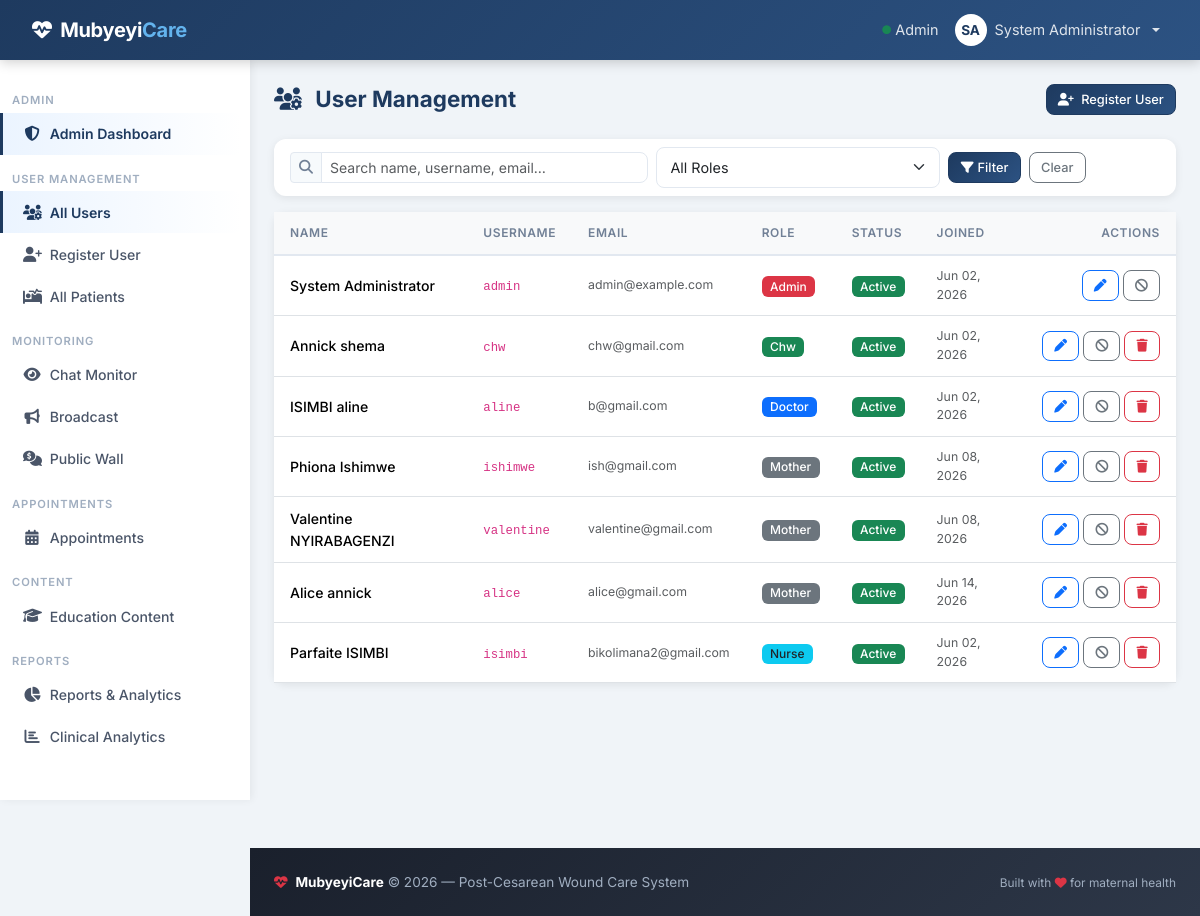
The app's page /admin/users (signed in) with its own data.
### models.py (models this page shows, shortened)
class User(UserMixin, db.Model):
    id = db.Column(db.Integer, primary_key=True)
    username = db.Column(db.String(80), unique=True, nullable=False)
    email = db.Column(db.String(120), unique=True, nullable=False)
    password_hash = db.Column(db.String(255), nullable=False)
    first_name = db.Column(db.String(100), nullable=False)
    last_name = db.Column(db.String(100), nullable=False)
    role = db.Column(db.Enum(UserRole), default=UserRole.PATIENT, nullable=False)
    phone = db.Column(db.String(20))
    location = db.Column(db.String(200))   # CHW service area (e.g. "Gasabo/Kinyinya")
    is_active = db.Column(db.Boolean, default=True)
    created_at = db.Column(db.DateTime, default=datetime.utcnow)
    patients = db.relationship('Patient', backref='primary_doctor', lazy='dynamic', foreign_keys='Patient.primary_doctor_id')
    follow_ups = db.relationship('FollowUp', backref='created_by', lazy='dynamic')
    sent_messages = db.relationship('Message', backref='sender', lazy='dynamic', foreign_keys='Message.sender_id')
    def get_full_name(self):
        return f"{self.first_name} {self.last_name}"

### routes/admin.py (the view, shortened to what this page needs)
@admin_bp.route('/users')
@login_required
@admin_required
def users():
    role_filter = request.args.get('role', '')
    q = request.args.get('q', '').strip()
    query = User.query
    if role_filter:
        try:
            query = query.filter_by(role=UserRole(role_filter))
        except ValueError:
            pass
    users = query.order_by(User.role.asc(), User.last_name.asc()).all()
    return render_template('admin/users.html', users=users, roles=UserRole,
                           role_filter=role_filter, q=q)

### routes/auth.py (called while the page is built)
def admin_required(f):
    @wraps(f)
    def decorated_function(*args, **kwargs):
        if not current_user.is_authenticated or current_user.role != UserRole.ADMIN:
            flash('Admin access required.', 'error')
            return redirect(url_for('dashboard.index'))
        return f(*args, **kwargs)
    return decorated_function

### templates/admin/users.html (shortened to what this page needs)
{% extends "base.html" %}
{% block content %}
<div class="page-header" data-aos="fade-down">
    <h2><i class="fas fa-users-gear me-2"></i> User Management</h2>
    <a href="{{ url_for('auth.register') }}" class="btn btn-primary btn-sm"><i class="fas fa-user-plus me-1"></i> Register User</a>
</div>
<div class="card mb-3" data-aos="fade-up">
    <div class="card-body py-2">
        <form method="GET" class="row g-2 align-items-center">
            <div class="col-md-5">
                <div class="input-group input-group-sm">
                    <span class="input-group-text"><i class="fas fa-search"></i></span>
                    <input type="text" class="form-control" name="q" value="{{ q }}" placeholder="Search name, username, email…">
                </div>
            </div>
            <div class="col-md-4">
                <select class="form-select form-select-sm" name="role">
                    <option value="">All Roles</option>
                </select>
            </div>
            <div class="col-auto">
                <button type="submit" class="btn btn-sm btn-primary"><i class="fas fa-filter me-1"></i>Filter</button>
                <a href="{{ url_for('admin.users') }}" class="btn btn-sm btn-outline-secondary ms-1">Clear</a>
            </div>
        </form>
    </div>
</div>
<div class="card" data-aos="fade-up">
    <div class="card-body p-0">
        <div class="table-responsive">
            <table class="table table-hover mb-0">
                <thead class="table-light">
                    <tr>
                        <th>Name</th><th>Username</th><th>Email</th><th>Role</th>
                        <th>Status</th><th>Joined</th><th class="text-end">Actions</th>
                    </tr>
                </thead>
                <tbody>
                    {% for u in users %}
                    <tr>
                        <td class="fw-medium">{{ u.get_full_name() }}</td>
                        <td><code>{{ u.username }}</code></td>
                        <td class="small text-muted">{{ u.email }}</td>
                        <td>
                            <span class="badge bg-{{
                                'danger' if u.role.value == 'admin' else
                                'primary' if u.role.value == 'doctor' else
                                'info text-dark' if u.role.value == 'nurse' else
                                'success' if u.role.value == 'chw' else
                                'secondary'
                            }}">{{ u.role.value.capitalize() }}</span>
                        </td>
                        <td>
                            <span class="badge bg-{{ 'success' if u.is_active else 'secondary' }}">
                                {{ 'Active' if u.is_active else 'Inactive' }}
                            </span>
                        </td>
                        <td class="small text-muted">{{ u.created_at.strftime('%b %d, %Y') }}</td>
                        <td class="text-end">
                            <div class="d-flex gap-1 justify-content-end">
                                <a href="{{ url_for('admin.edit_user', user_id=u.id) }}"
                                   class="btn btn-sm btn-outline-primary" title="Edit"><i class="fas fa-pen"></i></a>
                                <form method="POST" action="{{ url_for('admin.toggle_user_active', user_id=u.id) }}" class="d-inline">
                                    <button class="btn btn-sm btn-outline-{{ 'secondary' if u.is_active else 'success' }}" title="{{ 'Deactivate' if u.is_active else 'Activate' }}">
                                        <i class="fas fa-{{ 'ban' if u.is_active else 'check' }}"></i>
                                    </button>
                                </form>
                                {% if u.id != current_user.id %}
                                <form method="POST" action="{{ url_for('admin.delete_user', user_id=u.id) }}" class="d-inline"
                                      onsubmit="return confirm('Delete {{ u.username }}? This cannot be undone.')">
                                    <button class="btn btn-sm btn-outline-danger" title="Delete"><i class="fas fa-trash"></i></button>
                                </form>
                                {% endif %}
                            </div>
                        </td>
                    </tr>
                    {% else %}
                    <tr><td colspan="7" class="text-center text-muted py-4">No users found.</td></tr>
                    {% endfor %}
                </tbody>
            </table>
        </div>
    </div>
</div>
{% endblock %}

### templates/base.html (shortened to what this page needs)
<!DOCTYPE html>
<html lang="en">
<head>
    <link href="https://cdn.jsdelivr.net/npm/bootstrap@5.3.3/dist/css/bootstrap.min.css" rel="stylesheet">
    <link rel="stylesheet" href="https://cdnjs.cloudflare.com/ajax/libs/font-awesome/6.5.0/css/all.min.css">
    <link href="https://unpkg.com/aos@2.3.4/dist/aos.css" rel="stylesheet">
</head>
<body>
<nav class="navbar navbar-dark navbar-expand-lg fixed-top">
    <div class="container-fluid">
        <a class="navbar-brand" href="/">
            <i class="fas fa-heart-pulse me-1"></i> Mubyeyi<span>Care</span>
        </a>
        <div class="collapse navbar-collapse" id="navbarNav">
            <ul class="navbar-nav ms-auto align-items-center">
                {% if current_user.is_authenticated %}
                <li class="nav-item">
                    <span class="nav-link text-white-50 small d-none d-lg-inline">
                        <i class="fas fa-circle text-success" style="font-size:.55rem;vertical-align:middle;"></i>
                        {{ current_user.role.value.capitalize() }}
                    </span>
                </li>
                <li class="nav-item dropdown">
                    <a class="nav-link dropdown-toggle d-flex align-items-center gap-2" href="#"
                       id="userDropdown" role="button" data-bs-toggle="dropdown" aria-expanded="false">
                        <span class="rounded-circle bg-white d-inline-flex align-items-center justify-content-center"
                              style="width:32px;height:32px;color:var(--primary);font-size:.85rem;font-weight:700;">
                            {{ current_user.first_name[0] | upper }}{{ current_user.last_name[0] | upper }}
                        </span>
                        <span class="d-none d-sm-inline">{{ current_user.get_full_name() }}</span>
                    </a>
                </li>
                {% endif %}
            </ul>
        </div>
    </div>
</nav>
{% if current_user.is_authenticated %}
<aside class="sidebar d-none d-lg-flex flex-column">
    <nav class="nav flex-column">
        {% if current_user.role.value in ['patient', 'mother'] %}
        <span class="sidebar-section">My Care</span>
        <a class="nav-link" href="{{ url_for('dashboard.index') }}"><i class="fas fa-house-medical"></i> My Dashboard</a>
        <span class="sidebar-section">Alerts &amp; Appointments</span>
        <a class="nav-link" href="{{ url_for('appointments.my_appointments') }}"><i class="fas fa-calendar-check"></i> My Appointments</a>
        <a class="nav-link" href="{{ url_for('appointments.request_appointment') }}"><i class="fas fa-calendar-plus"></i> Request Appointment</a>
        <span class="sidebar-section">Communication</span>
        <a class="nav-link" href="{{ url_for('chat.patient_self_chat') }}"><i class="fas fa-comments"></i> Chat with Provider</a>
        <a class="nav-link" href="{{ url_for('wall.index') }}"><i class="fas fa-comments-dollar"></i> Public Wall</a>
        <span class="sidebar-section">Wound Care</span>
        <a class="nav-link" href="{{ url_for('dashboard.health_education') }}"><i class="fas fa-book-medical"></i> Wound Care Guide</a>
        {% elif current_user.role.value == 'admin' %}
        <span class="sidebar-section">Admin</span>
        <a class="nav-link" href="{{ url_for('admin.dashboard') }}"><i class="fas fa-shield-halved"></i> Admin Dashboard</a>
        <span class="sidebar-section">User Management</span>
        <a class="nav-link" href="{{ url_for('admin.users') }}"><i class="fas fa-users-gear"></i> All Users</a>
        <a class="nav-link" href="{{ url_for('auth.register') }}"><i class="fas fa-user-plus"></i> Register User</a>
        <a class="nav-link" href="{{ url_for('admin.patients') }}"><i class="fas fa-bed-pulse"></i> All Patients</a>
        <span class="sidebar-section">Monitoring</span>
        <a class="nav-link" href="{{ url_for('admin.chat_monitor') }}"><i class="fas fa-eye"></i> Chat Monitor</a>
        <a class="nav-link" href="{{ url_for('admin.broadcast') }}"><i class="fas fa-bullhorn"></i> Broadcast</a>
        <a class="nav-link" href="{{ url_for('wall.index') }}"><i class="fas fa-comments-dollar"></i> Public Wall</a>
        <span class="sidebar-section">Appointments</span>
        <a class="nav-link" href="{{ url_for('admin.appointments') }}"><i class="fas fa-calendar-days"></i> Appointments</a>
        <span class="sidebar-section">Content</span>
        <a class="nav-link" href="{{ url_for('admin.education') }}"><i class="fas fa-graduation-cap"></i> Education Content</a>
        <span class="sidebar-section">Reports</span>
        <a class="nav-link" href="{{ url_for('admin.reports') }}"><i class="fas fa-chart-pie"></i> Reports &amp; Analytics</a>
        <a class="nav-link" href="{{ url_for('dashboard.analytics') }}"><i class="fas fa-chart-bar"></i> Clinical Analytics</a>
        {% endif %}
    </nav>
</aside>
{% endif %}
<main class="main-content">
    <div class="container-fluid px-4">
        {% block content %}{% endblock %}
    </div>
</main>
<footer class="py-4 mt-5" style="margin-left: var(--sidebar-w);">
    <div class="container-fluid px-4">
        <div class="row align-items-center">
            <div class="col-md-6">
                <p class="mb-0">
                    <i class="fas fa-heart-pulse text-danger me-1"></i>
                    <strong class="text-white">MubyeyiCare</strong> &copy; 2026 &mdash; Post-Cesarean Wound Care System
                </p>
            </div>
            <div class="col-md-6 text-md-end mt-2 mt-md-0">
                <small>Built with <i class="fas fa-heart text-danger"></i> for maternal health</small>
            </div>
        </div>
    </div>
</footer>
</body>
</html>

### templates/base.html (style rules this page uses)
:root { --primary: #1e3a5f; --primary-light: #2c5282; --accent: #e74c3c; --success: #27ae60; --info: #3498db; --warning: #f39c12; --sidebar-w: 250px; --nav-h: 60px; --radius: 12px; --shadow-sm: 0 2px 8px rgba(0,0,0,.08); --shadow-md: 0 6px 24px rgba(0,0,0,.12); --transition: .2s ease; }
*, *::before, *::after { box-sizing: border-box; }
html { scroll-behavior: smooth; }
body { font-family: 'Inter', 'Segoe UI', sans-serif; background: #f0f4f8; color: #2d3748; font-size: .95rem; }
.navbar { background: linear-gradient(135deg, var(--primary) 0%, var(--primary-light) 100%); height: var(--nav-h); box-shadow: 0 2px 12px rgba(0,0,0,.2); padding: 0 1.25rem; }
.navbar-brand { font-weight: 700; font-size: 1.25rem; letter-spacing: -.3px; color: #fff !important; }
.navbar-brand span { color: #63b3ed; }
.navbar .nav-link { color: rgba(255,255,255,.85) !important; font-size: .9rem; }
.sidebar { background: #fff; width: var(--sidebar-w); height: calc(100vh - var(--nav-h)); position: fixed; top: var(--nav-h); left: 0; overflow-y: auto; box-shadow: 2px 0 8px rgba(0,0,0,.06); padding: 1rem 0 2rem; z-index: 900; }
.sidebar .sidebar-section { padding: .25rem .75rem; font-size: .7rem; font-weight: 600; text-transform: uppercase; letter-spacing: .08em; color: #a0aec0; margin-top: .75rem; }
.sidebar .nav-link { color: #4a5568 !important; padding: .65rem 1.25rem !important; border-left: 3px solid transparent; border-radius: 0 8px 8px 0; margin-right: .5rem; font-size: .88rem; font-weight: 500; display: flex; align-items: center; gap: .55rem; transition: all var(--transition); }
.sidebar .nav-link i { width: 18px; text-align: center; font-size: .95rem; }
.sidebar .nav-link:hover, .sidebar .nav-link.active { background: linear-gradient(90deg, #ebf4ff 0%, #fff 100%); border-left-color: var(--primary); color: var(--primary) !important; }
.sidebar .nav-link.active { font-weight: 600; }
.main-content { margin-left: var(--sidebar-w); padding-top: calc(var(--nav-h) + 1.5rem); min-height: 100vh; }
.card { border: none; border-radius: var(--radius); box-shadow: var(--shadow-sm); margin-bottom: 1.25rem; transition: box-shadow var(--transition), transform var(--transition); }
.btn { border-radius: 8px; font-weight: 500; font-size: .88rem; padding: .45rem 1rem; transition: all var(--transition); }
.btn-primary { background: linear-gradient(135deg, var(--primary) 0%, var(--primary-light) 100%); border-color: var(--primary); }
.btn-sm { padding: .3rem .7rem; font-size: .8rem; }
.form-control, .form-select { border-radius: 8px; border: 1.5px solid #e2e8f0; font-size: .9rem; padding: .55rem .85rem; transition: border-color var(--transition), box-shadow var(--transition); }
.input-group-text { background: #f7fafc; border: 1.5px solid #e2e8f0; color: #718096; border-radius: 8px 0 0 8px; }
.input-group .form-control { border-radius: 0 8px 8px 0; }
.table { font-size: .88rem; }
.table thead th { font-weight: 600; text-transform: uppercase; font-size: .75rem; letter-spacing: .05em; color: #718096; border-bottom: 2px solid #e2e8f0; padding: .75rem 1rem; }
.table tbody td { padding: .7rem 1rem; vertical-align: middle; }
.table-hover tbody tr { transition: background var(--transition); }
.badge { border-radius: 6px; font-weight: 500; font-size: .75rem; padding: .35em .7em; }
.page-header { display: flex; align-items: center; justify-content: space-between; margin-bottom: 1.5rem; }
.page-header h2 { font-size: 1.4rem; font-weight: 700; color: var(--primary); margin: 0; }
.page-header h2 i { margin-right: .5rem; }
footer { background: linear-gradient(135deg, #1a202c 0%, #2d3748 100%); color: #a0aec0; font-size: .85rem; }

### records on screen
User: role.value "Admin", first_name "S", last_name "A", get_full_name "System Administrator", username "admin", email "admin@example.com", is_active "Active", created_at "Jun 02, 2026"
User: get_full_name "Annick shema", username "chw", email "chw@gmail.com", role.value "Chw", is_active "Active", created_at "Jun 02, 2026"
User: get_full_name "ISIMBI aline", username "aline", email "b@gmail.com", role.value "Doctor", is_active "Active", created_at "Jun 02, 2026"
User: get_full_name "Phiona Ishimwe", username "ishimwe", email "ish@gmail.com", role.value "Mother", is_active "Active", created_at "Jun 08, 2026"
User: get_full_name "Valentine NYIRABAGENZI", username "valentine", email "valentine@gmail.com", role.value "Mother", is_active "Active", created_at "Jun 08, 2026"
User: get_full_name "Alice annick", username "alice", email "alice@gmail.com", role.value "Mother", is_active "Active", created_at "Jun 14, 2026"
User: get_full_name "Parfaite ISIMBI", username "isimbi", email "bikolimana2@gmail.com", role.value "Nurse", is_active "Active", created_at "Jun 02, 2026"
